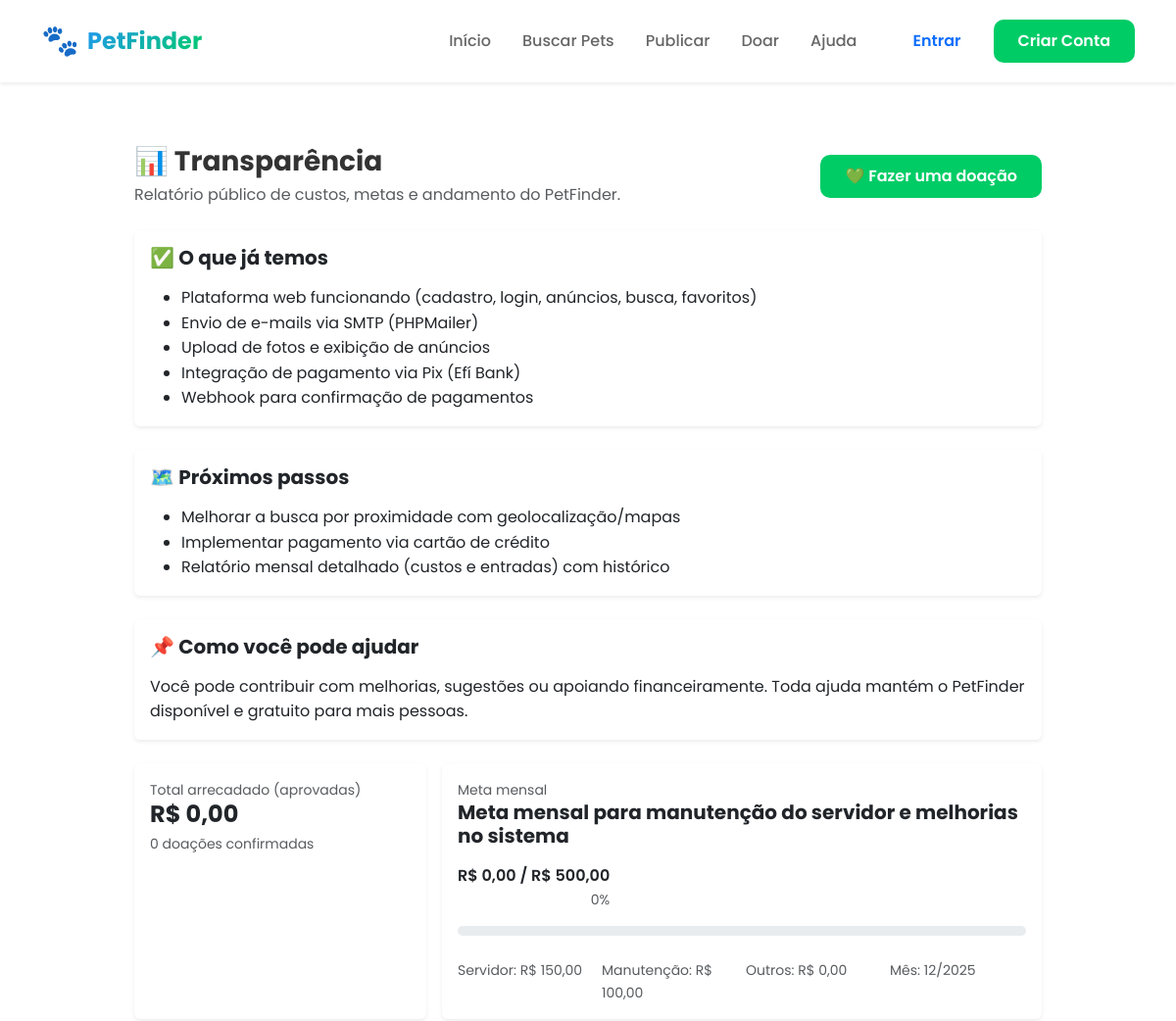
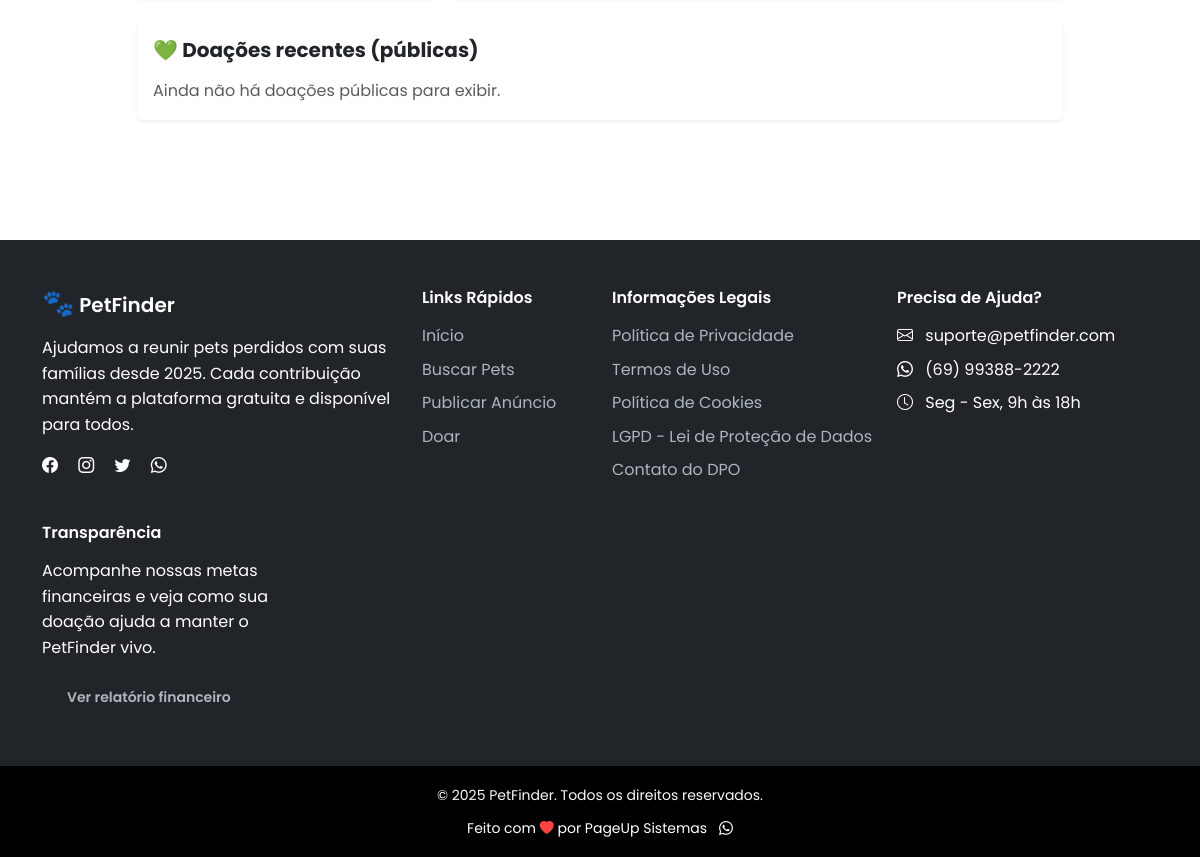
Screenshot of /transparencia.php with the database file from the repository (2 pictures, top to bottom).
### tables this page shows
CREATE TABLE `metas_financeiras` (
  `id` int(11) NOT NULL AUTO_INCREMENT,
  `mes_referencia` date NOT NULL,
  `valor_meta` decimal(10,2) NOT NULL,
  `valor_arrecadado` decimal(10,2) DEFAULT 0.00,
  `custos_servidor` decimal(10,2) DEFAULT 0.00,
  `custos_manutencao` decimal(10,2) DEFAULT 0.00,
  `custos_outros` decimal(10,2) DEFAULT 0.00,
  `descricao` text DEFAULT NULL,
  `ativo` tinyint(1) DEFAULT 1,
  `data_criacao` timestamp NOT NULL DEFAULT CURRENT_TIMESTAMP,
  PRIMARY KEY (`id`),
  KEY `idx_mes` (`mes_referencia`),
  KEY `idx_ativo` (`ativo`)
);

### transparencia.php (called while the page is built)
<?php
require_once __DIR__ . '/config.php';
require_once __DIR__ . '/views/transparencia.php';

### includes/db.php (called while the page is built, shortened)
<?php
class Database {
    private static $instance = null;
    private $conn;
    private function __construct() {
        try {
            $dsn = "mysql:host=" . DB_HOST . ";dbname=" . DB_NAME . ";charset=" . DB_CHARSET;
            $options = [
                PDO::ATTR_ERRMODE => PDO::ERRMODE_EXCEPTION,
                PDO::ATTR_DEFAULT_FETCH_MODE => PDO::FETCH_ASSOC,
                PDO::ATTR_EMULATE_PREPARES => false,
                PDO::MYSQL_ATTR_INIT_COMMAND => "SET NAMES " . DB_CHARSET,
                PDO::ATTR_PERSISTENT => true
            ];
            $this->conn = new PDO($dsn, DB_USER, DB_PASS, $options);
        } catch (PDOException $e) {
            error_log("Erro de conexão: " . $e->getMessage());
            die("Erro ao conectar com o banco de dados. Tente novamente mais tarde.");
        }
    }
    public static function getInstance() {
        if (self::$instance === null) {
            self::$instance = new self();
        }
        return self::$instance;
    }
    public function query($sql, $params = []) {
        try {
            $stmt = $this->conn->prepare($sql);
            $stmt->execute($params);
            return $stmt;
        } catch (PDOException $e) {
            error_log("Erro na query: " . $e->getMessage());
            throw $e;
        }
    }
    public function fetchOne($sql, $params = []) {
        $stmt = $this->query($sql, $params);
        return $stmt->fetch();
    }
}
function getDB() {
    return Database::getInstance();
}
?>

### models/Doacao.php (called while the page is built, shortened)
<?php
class Doacao
{
    private $db;
    public function __construct()
    {
        $this->db = getDB();
    }
    public function countApprovedDonations(): int
    {
        $row = $this->db->fetchOne('SELECT COUNT(*) AS total FROM doacoes WHERE status = "aprovada"');
        return (int)($row['total'] ?? 0);
    }
    public function sumApprovedDonations(): float
    {
        $row = $this->db->fetchOne('SELECT COALESCE(SUM(valor), 0) AS total FROM doacoes WHERE status = "aprovada"');
        return (float)($row['total'] ?? 0);
    }
    public function getCurrentGoalProgress()
    {
        return $this->db->fetchOne(
            'SELECT m.id, m.mes_referencia, m.valor_meta, m.valor_arrecadado, m.custos_servidor, m.custos_manutencao, m.custos_outros, m.descricao
             FROM metas_financeiras m
             WHERE m.ativo = 1
             ORDER BY m.mes_referencia DESC
             LIMIT 1'
        );
    }
}

### includes/functions.php (called while the page is built, shortened)
<?php
function sanitize($data) {
    return htmlspecialchars(trim($data), ENT_QUOTES, 'UTF-8');
}
function formatMoney($value) {
    return 'R$ ' . number_format($value, 2, ',', '.');
}
?>

### config.php (called while the page is built, shortened)
<?php
spl_autoload_register(function ($class) {
    $paths = [
        BASE_PATH . '/models/' . $class . '.php',
        BASE_PATH . '/controllers/' . $class . '.php',
    ];
    foreach ($paths as $path) {
        if (file_exists($path)) {
            return;
        }
    }
});
require_once BASE_PATH . '/includes/functions.php';
require_once BASE_PATH . '/includes/db.php';
?>

### controllers/DoacaoController.php (called while the page is built, shortened)
<?php
class DoacaoController
{
    private $doacaoModel;
    public function __construct()
    {
        $this->doacaoModel = new Doacao();
    }
    public function metaAtual()
    {
        return $this->doacaoModel->getCurrentGoalProgress();
    }
}

### views/transparencia.php (the view, shortened to what this page needs)
<?php
require_once __DIR__ . '/../config.php';
$doacaoController = new DoacaoController();
$doacaoModel = new Doacao();
$metaAtual = $doacaoController->metaAtual();
$pagina = isset($_GET['pagina']) ? (int)$_GET['pagina'] : 1;
$pagina = max(1, $pagina);
$limite = 20;
$offset = ($pagina - 1) * $limite;
$totalAprovadas = $doacaoModel->countApprovedDonations();
$totalArrecadado = $doacaoModel->sumApprovedDonations();
$doacoesPublicas = $doacaoModel->getApprovedDonationsPublic($limite, $offset);
include __DIR__ . '/../includes/header.php';
?>
<div class="container py-5">
    <div class="row justify-content-center">
        <div class="col-lg-10">
            <div class="d-flex align-items-center justify-content-between flex-wrap gap-3 mb-4">
                <div>
                    <h1 class="h3 fw-bold mb-1">📊 Transparência</h1>
                    <p class="text-muted mb-0">Relatório público de custos, metas e andamento do PetFinder.</p>
                </div>
                <a href="<?php echo BASE_URL; ?>/doar.php" class="btn btn-success">
                    💚 Fazer uma doação
                </a>
            </div>
            <div class="card shadow-sm border-0 mb-4">
                <div class="card-body">
                    <h2 class="h5 fw-bold mb-3">✅ O que já temos</h2>
                    <ul class="mb-0">
                        <li>Plataforma web funcionando (cadastro, login, anúncios, busca, favoritos)</li>
                        <li>Envio de e-mails via SMTP (PHPMailer)</li>
                        <li>Upload de fotos e exibição de anúncios</li>
                        <li>Integração de pagamento via Pix (Efí Bank)</li>
                        <li>Webhook para confirmação de pagamentos</li>
                    </ul>
                </div>
            </div>
            <div class="card shadow-sm border-0 mb-4">
                <div class="card-body">
                    <h2 class="h5 fw-bold mb-3">🗺️ Próximos passos</h2>
                    <ul class="mb-0">
                        <li>Melhorar a busca por proximidade com geolocalização/mapas</li>
                        <li>Implementar pagamento via cartão de crédito</li>
                        <li>Relatório mensal detalhado (custos e entradas) com histórico</li>
                    </ul>
                </div>
            </div>
            <div class="card shadow-sm border-0 mb-4">
                <div class="card-body">
                    <h2 class="h5 fw-bold mb-3">📌 Como você pode ajudar</h2>
                    <p class="mb-0">
                        Você pode contribuir com melhorias, sugestões ou apoiando financeiramente.
                        Toda ajuda mantém o PetFinder disponível e gratuito para mais pessoas.
                    </p>
                </div>
            </div>
            <div class="row g-3 mb-4">
                <div class="col-md-4">
                    <div class="card shadow-sm border-0 h-100">
                        <div class="card-body">
                            <div class="text-muted small">Total arrecadado (aprovadas)</div>
                            <div class="h4 fw-bold mb-0"><?php echo formatMoney((float)$totalArrecadado); ?></div>
                            <div class="text-muted small mt-1"><?php echo (int)$totalAprovadas; ?> doações confirmadas</div>
                        </div>
                    </div>
                </div>
                <div class="col-md-8">
                    <div class="card shadow-sm border-0 h-100">
                        <div class="card-body">
                            <div class="d-flex justify-content-between align-items-start gap-3 flex-wrap">
                                <div>
                                    <div class="text-muted small">Meta mensal</div>
                                    <div class="h5 fw-bold mb-0"><?php echo sanitize($metaAtual['descricao'] ?? 'Meta do mês'); ?></div>
                                </div>
                                <div class="text-end">
                                    <?php
                                        $valorMeta = (float)($metaAtual['valor_meta'] ?? 0);
                                        $valorArrecadadoMeta = (float)($metaAtual['valor_arrecadado'] ?? 0);
                                        $percentual = $valorMeta > 0 ? min(100, round(($valorArrecadadoMeta / $valorMeta) * 100)) : 0;
                                    ?>
                                    <div class="fw-semibold"><?php echo formatMoney($valorArrecadadoMeta); ?> / <?php echo formatMoney($valorMeta); ?></div>
                                    <div class="text-muted small"><?php echo $percentual; ?>%</div>
                                </div>
                            </div>
                            <div class="progress mt-3" style="height: 10px;">
                            </div>
                            <div class="row g-2 mt-3 small text-muted">
                                <div class="col-6 col-md-3">Servidor: <?php echo formatMoney((float)($metaAtual['custos_servidor'] ?? 0)); ?></div>
                                <div class="col-6 col-md-3">Manutenção: <?php echo formatMoney((float)($metaAtual['custos_manutencao'] ?? 0)); ?></div>
                                <div class="col-6 col-md-3">Outros: <?php echo formatMoney((float)($metaAtual['custos_outros'] ?? 0)); ?></div>
                                <div class="col-6 col-md-3">Mês: <?php echo !empty($metaAtual['mes_referencia']) ? date('m/Y', strtotime($metaAtual['mes_referencia'])) : date('m/Y'); ?></div>
                            </div>
                        </div>
                    </div>
                </div>
            </div>
            <div class="card shadow-sm border-0 mb-4">
                <div class="card-body">
                    <h2 class="h5 fw-bold mb-3">💚 Doações recentes (públicas)</h2>
                    <?php if (empty($doacoesPublicas)): ?>
                        <p class="text-muted mb-0">Ainda não há doações públicas para exibir.</p>
                    <?php endif; ?>
                </div>
            </div>
        </div>
    </div>
</div>
<?php include __DIR__ . '/../includes/footer.php'; ?>

### rows the page displays
metas_financeiras: descricao "Meta mensal para manutenção do servidor e melhorias no sistema", valor_arrecadado "R$ 0,00", valor_meta "R$ 500,00", percentual "0", custos_servidor "R$ 150,00", custos_manutencao "R$ 100,00", custos_outros "R$ 0,00", mes_referencia "12/2025"

### other values shown
formatMoney((float)$totalArrecadado) "R$ 0,00"
$totalAprovadas "0"
